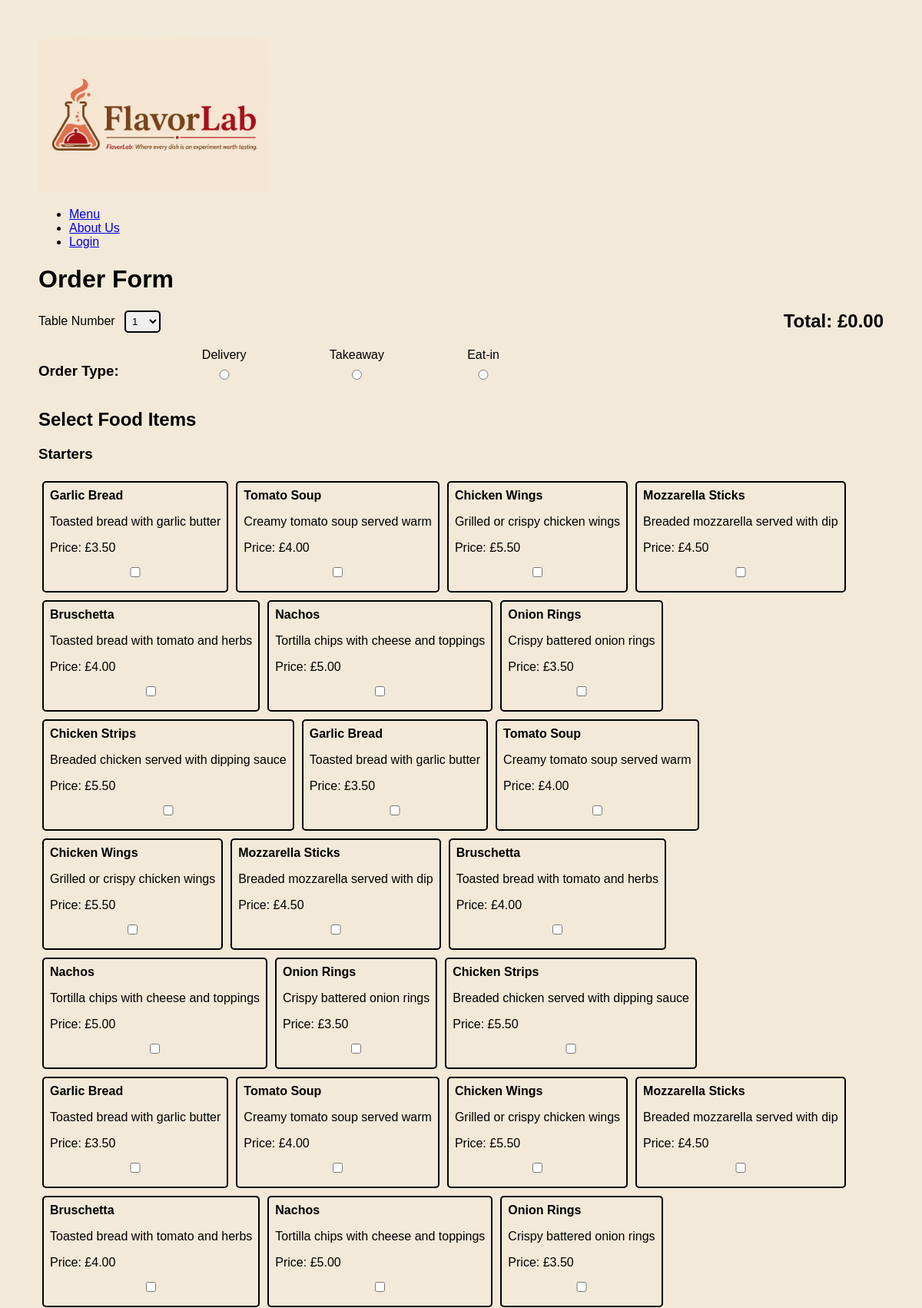
/order (upper part), run on the app's committed database.
### tables this page shows
CREATE TABLE food_item (
    id INTEGER PRIMARY KEY AUTOINCREMENT,
    food_name TEXT NOT NULL,
    description TEXT NOT NULL,
    availability TEXT NOT NULL
, category TEXT, price REAL NOT NULL DEFAULT 0);

### app.py (the view, shortened to what this page needs)
@app.route("/order", methods=["GET", "POST"])
def order():
    conn = sqlite3.connect('database.db')
    conn.row_factory = sqlite3.Row
    starter_items = conn.execute(
        "SELECT * FROM food_item WHERE availability = 'Available' AND category = 'Starters' "
    ).fetchall()
    main_items = conn.execute(
        "SELECT * FROM food_item WHERE availability = 'Available' AND category = 'Main Meal'"
    ).fetchall()
    side_items = conn.execute(
        "SELECT * FROM food_item WHERE availability = 'Available' AND category = 'Sides'"
    ).fetchall()
    dessert_items = conn.execute(
        "SELECT * FROM food_item WHERE availability = 'Available' AND category = 'Dessert'"
    ).fetchall()
    conn.close()
    return render_template("order.html", starters=starter_items, mains=main_items, sides=side_items , desserts=dessert_items)

### templates/order.html (shortened to what this page needs)
<!DOCTYPE html>
<html>
<head>
</head>
<body>
      <header class="heading">
        <img src="{{ url_for('static', filename='images/flavorlabLogo.png') }}" alt="FlavorLab logo" height="200px">
        <nav>
            <ul class="navigation">
                <li><a href="/menu">Menu</a></li>
                <li><a href="/about-us">About Us</a></li>
                <li><a href="/user-form">Login</a></li>
            </ul>
        </nav>
    </header>
    <h1>Order Form</h1>
    <form method="POST" >
        <section class="order-header">
        <div class="table-selector">
        <label for="table_num">Table Number</label>
        <select id="table_num" name="table_num">
            <option value="1">1</option>
        </select>
        </div>
        <span class="total">
            Total: £<span id="total">0.00</span>
        </span>
        </section>
        <section class="order-type">
            <h3>Order Type:</h3>
            <label>
                Delivery
                <input type="radio" name="order_type" value="Delivery" required>
            </label>
            <label>
                Takeaway
                <input type="radio" name="order_type" value="Collection">
            </label>
            <label>
                Eat-in
                <input type="radio" name="order_type" value="Eat In">
            </label>
        </section>
        <h2>Select Food Items</h2>
        <h3>Starters</h3>
        <section class="food-section">
        {% for item in starters %}
        <div class="food-item">
            <strong>{{ item['food_name'] }}</strong>
            <p>{{ item['description'] }}</p>
            <p>Price: £{{ "%.2f"|format(item['price']) }}</p>
            <input
            type="checkbox"
            name="food_items"
            value="{{ item['id'] }}"
            data-price="{{ item['price'] }}"
            class="food-checkbox"
            >
        </div>
        {% endfor %}
     </section>
    </form>
</body>
</html>

### templates/order.html (style rules this page uses)
body { font-family: Arial, sans-serif; margin: 50px; background-color: #F2E9D8; }
input { display: block; margin: 10px 0; padding: 8px; width: 100%; }
.order-header { display: flex; justify-content: space-between; }
.table-selector select { margin-left: 8px; padding: 4px; border-radius: 5px; border: 2px solid black; }
.total { font-size: 1.5em; font-weight: bold; }
.food-section { display: flex; flex-wrap: wrap; }
.food-item { padding: 8px; margin: 5px; border: 2px solid black; border-radius: 5px; }
.order-type { max-width: 600px; display: flex; justify-content: space-between; margin-top: 20px; }
input[type="radio"], input[type="checkbox"] { accent-color: #d97b66; }

### data on the page
food_item: food_name "Garlic Bread", description "Toasted bread with garlic butter", price "3.50"
food_item: food_name "Tomato Soup", description "Creamy tomato soup served warm", price "4.00"
food_item: food_name "Chicken Wings", description "Grilled or crispy chicken wings", price "5.50"
food_item: food_name "Mozzarella Sticks", description "Breaded mozzarella served with dip", price "4.50"
food_item: food_name "Bruschetta", description "Toasted bread with tomato and herbs", price "4.00"
food_item: food_name "Nachos", description "Tortilla chips with cheese and toppings", price "5.00"
food_item: food_name "Onion Rings", description "Crispy battered onion rings", price "3.50"
food_item: food_name "Chicken Strips", description "Breaded chicken served with dipping sauce", price "5.50"
food_item: food_name "Garlic Bread", description "Toasted bread with garlic butter", price "3.50"
food_item: food_name "Tomato Soup", description "Creamy tomato soup served warm", price "4.00"
food_item: food_name "Chicken Wings", description "Grilled or crispy chicken wings", price "5.50"
food_item: food_name "Mozzarella Sticks", description "Breaded mozzarella served with dip", price "4.50"
food_item: food_name "Bruschetta", description "Toasted bread with tomato and herbs", price "4.00"
food_item: food_name "Nachos", description "Tortilla chips with cheese and toppings", price "5.00"
food_item: food_name "Onion Rings", description "Crispy battered onion rings", price "3.50"
food_item: food_name "Chicken Strips", description "Breaded chicken served with dipping sauce", price "5.50"
food_item: food_name "Garlic Bread", description "Toasted bread with garlic butter", price "3.50"
food_item: food_name "Tomato Soup", description "Creamy tomato soup served warm", price "4.00"
food_item: food_name "Chicken Wings", description "Grilled or crispy chicken wings", price "5.50"
food_item: food_name "Mozzarella Sticks", description "Breaded mozzarella served with dip", price "4.50"
food_item: food_name "Bruschetta", description "Toasted bread with tomato and herbs", price "4.00"
food_item: food_name "Nachos", description "Tortilla chips with cheese and toppings", price "5.00"
food_item: food_name "Onion Rings", description "Crispy battered onion rings", price "3.50"
